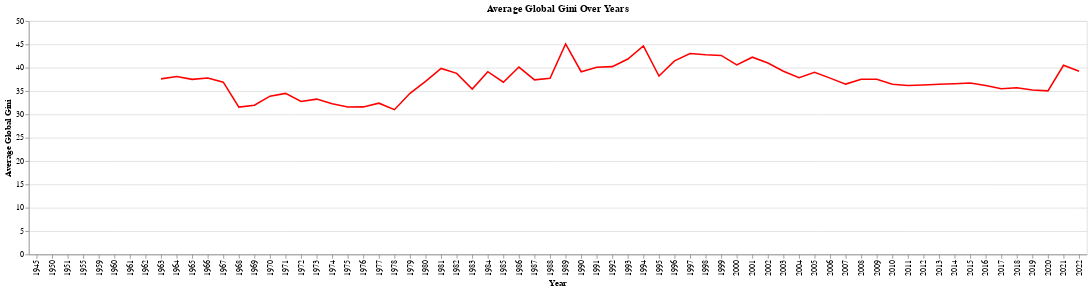
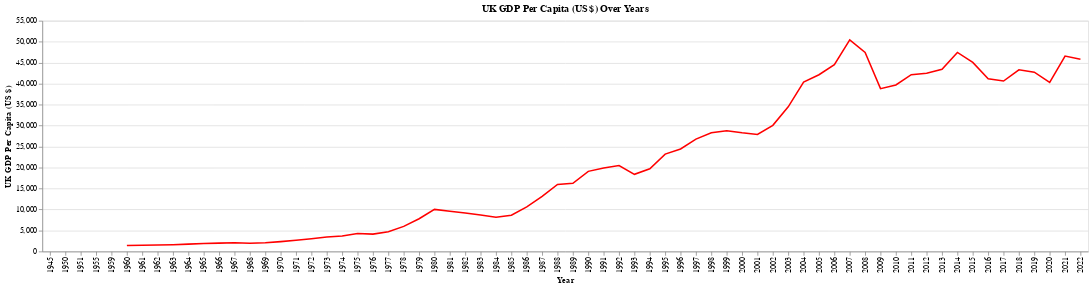
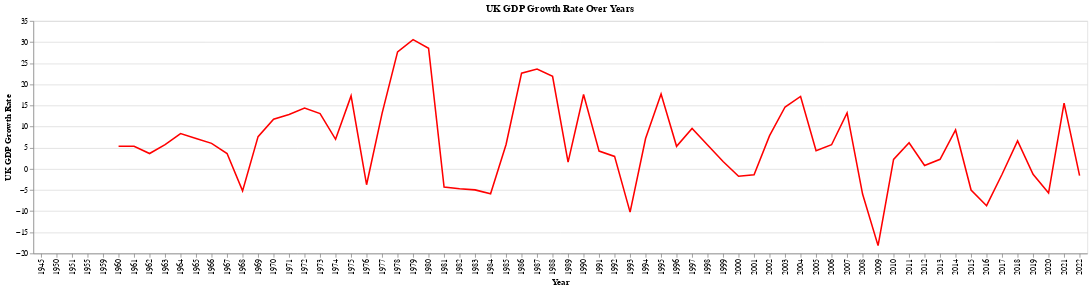
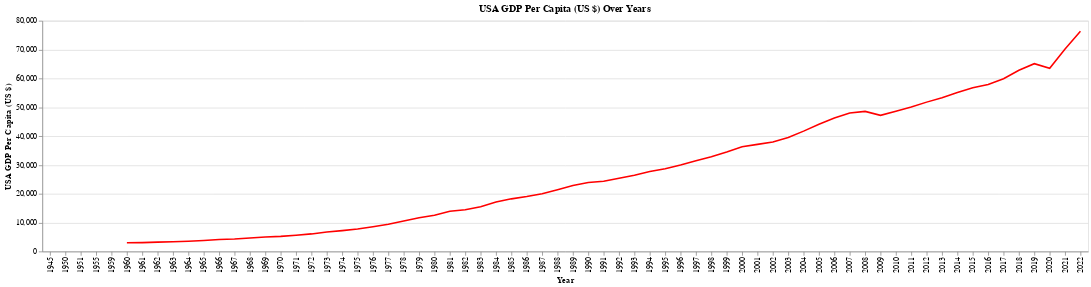

Source (notebook cell) for these figures, in order:
### Code cell
variables= ('Average Global Gini','UK GDP Per Capita (US $)','UK GDP Growth Rate','USA GDP Per Capita (US $)','US GDP Growth Rate')

for i in variables:
    drop_na_columns_and_plot(database,i)
